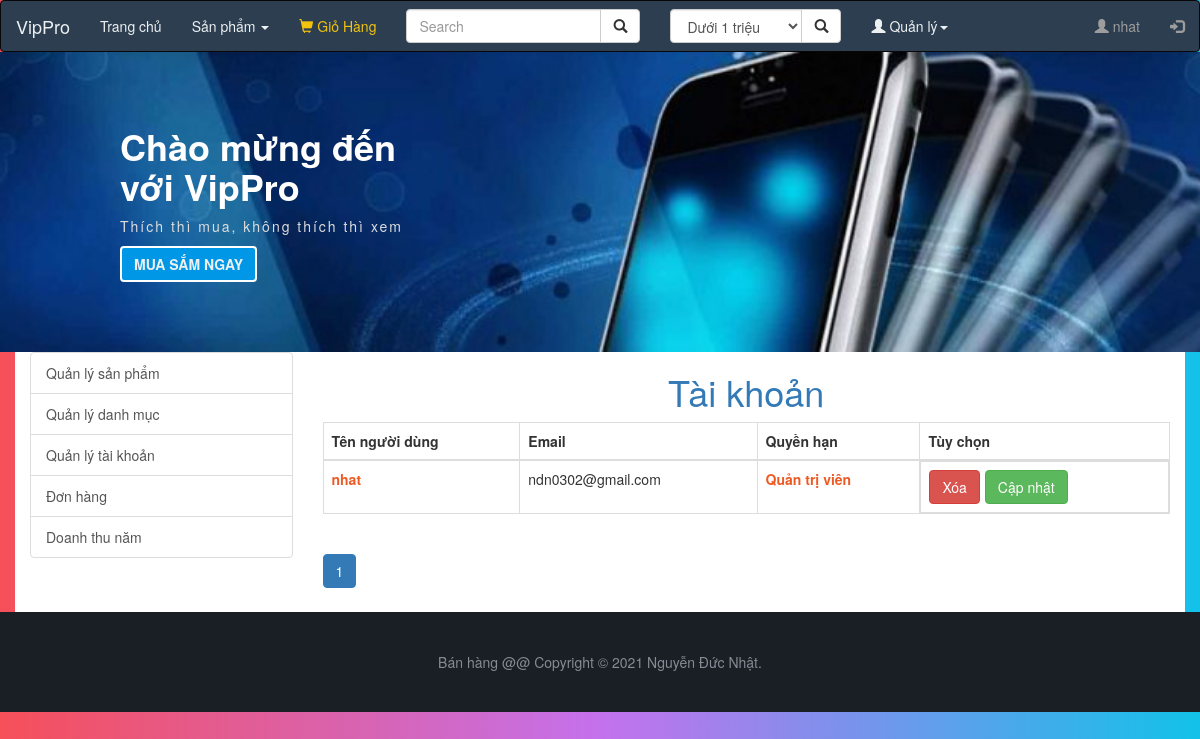
Page /manage-account.php (signed in) on the committed database.
### tables this page shows
CREATE TABLE `taikhoan` (
  `id` int(10) UNSIGNED NOT NULL,
  `username` varchar(255) NOT NULL,
  `email` text NOT NULL,
  `password` varchar(255) NOT NULL,
  `permission` int(1) NOT NULL
);

### manage-account.php (the view, shortened to what this page needs)
<!DOCTYPE html>
<html lang="en">
<head>
    <?php include("import.php") ?>
</head>
<body>
   <header>
    <?php include("header.php"); ?>
   </header>
   <main>
    <div class="container">
        <div class="mt-3 row">
            <div class="col-sm-3">
                <div class="list-group m-x-2">
                    <a href="manage-product.php" class="list-group-item list-group-item-action list-group-item-primary">Quản lý sản phẩm</a>
                    <a href="manage-category.php" class="list-group-item list-group-item-action">Quản lý danh mục</a>
                    <a href="manage-account.php" class="list-group-item list-group-item-action">Quản lý tài khoản</a>
                    <a href="manage-receipt.php" class="list-group-item list-group-item-action">Đơn hàng</a>
                    <a href="sumary.php" class="list-group-item list-group-item-action">Doanh thu năm</a>
                </div>
            </div>
            <div class="col-sm-9">
                <h1 class="text-center text-primary">Tài khoản</h1>
                <div class="table-cont">
                    <div class="table-responsive-md">
                        <table class="table table-hover table-bordered">
                            <thead>
                                <tr>
                                <th>Tên người dùng</th>
                                <th>Email</th>
                                <th>Quyền hạn</th>
                                <th>Tùy chọn</th>
                                </tr>
                            </thead>
                            <tbody>
                            <?php
                             $result = mysqli_query($conn, "SELECT count(id) as total FROM `taikhoan`");
                             $row = mysqli_fetch_assoc($result);
                             $total_records = $row['total'];
                             $current_page = isset($_REQUEST['page']) ? $_REQUEST['page'] : 1;
                             $limit = 20;
                             $total_page = ceil($total_records / $limit);
                             $start = ($current_page - 1) * $limit;
                            $query = "SELECT * FROM `taikhoan` LIMIT $start, $limit";
                            $rs = mysqli_query($conn, $query);
                            while($row = mysqli_fetch_assoc($rs)) {
                                echo '<tr>
                                        <td><b style="color:'.permission($row['permission']).'">'.$row['username'].'</b></td>
                                        <td>'.$row['email'].'</td>
                                        <td>
                                        <b style="color:'.permission($row['permission']).'">'.p($row['permission']).'</b>
                                        </td>
                                        <td style="display: flex;">
                                            <div class="mb-1">
                                                <form action ="" method="GET">
                                                    <input class="hide" type="number" name="deleteId" value="'.$row['id'].'">
                                                    <input class="btn btn-danger" type="submit" value="Xóa">
                                                </form>
                                            </div>
                                            <div style="margin-left: 5px">
                                                <a class="btn btn-success" href="userupdate.php?id='.$row['id'].'">Cập nhật</a>
                                            </div>
                                        </td>
                                    </tr>';
                            }
                            function p($p) {
                                if($p ==1) {
                                    return "Quản trị viên";
                                }elseif($p == 2) {
                                    return "Người chỉnh sửa";
                                }elseif($p == 0) {
                                    return "Người dùng";
                                }
                            }
                            function permission($p) {
                                if($p == 1) {
                                    return "#EE5A24";
                                }
                                elseif($p == 0){
                                    return "#0984e3";
                                }
                                elseif($p == 2){
                                    return "#009432";
                                }
                            }
                        ?>
                            </tbody>
                        </table>
                    </div>
                    <div class="pagination-cont">
                    <ul class="pagination">
                    <?php
                        for($i = 1; $i <= $total_page; $i++) {
                            if($i == $current_page) {
                                echo '<li class="page-item active"><a class="page-link" href="#">'.$i.'</a></li>';
                            } else {
                                echo '<li class="page-item"><a href="manage-product.php?page='.$i.'">'.$i.'</a></li>';
                            }
                        }
                    ?>
                    </ul>
                </div>
                </div>
            </div>
        </div>
    </div>
   </main>
   <?php include("footer.php") ?>
</body>
</html>

### CSS/style.css (style rules this page uses)
body { background: #12c2e9; background: -webkit-linear-gradient(to right, #f64f59, #c471ed, #12c2e9); background: linear-gradient(to right, #f64f59, #c471ed, #12c2e9); }
main .container { background-color: #fff; }

### rows in the picture
taikhoan: username "nhat", email "ndn0302@gmail.com", permission "Quản trị viên"

### other values in the picture
$_SESSION['username'] "nhat"
